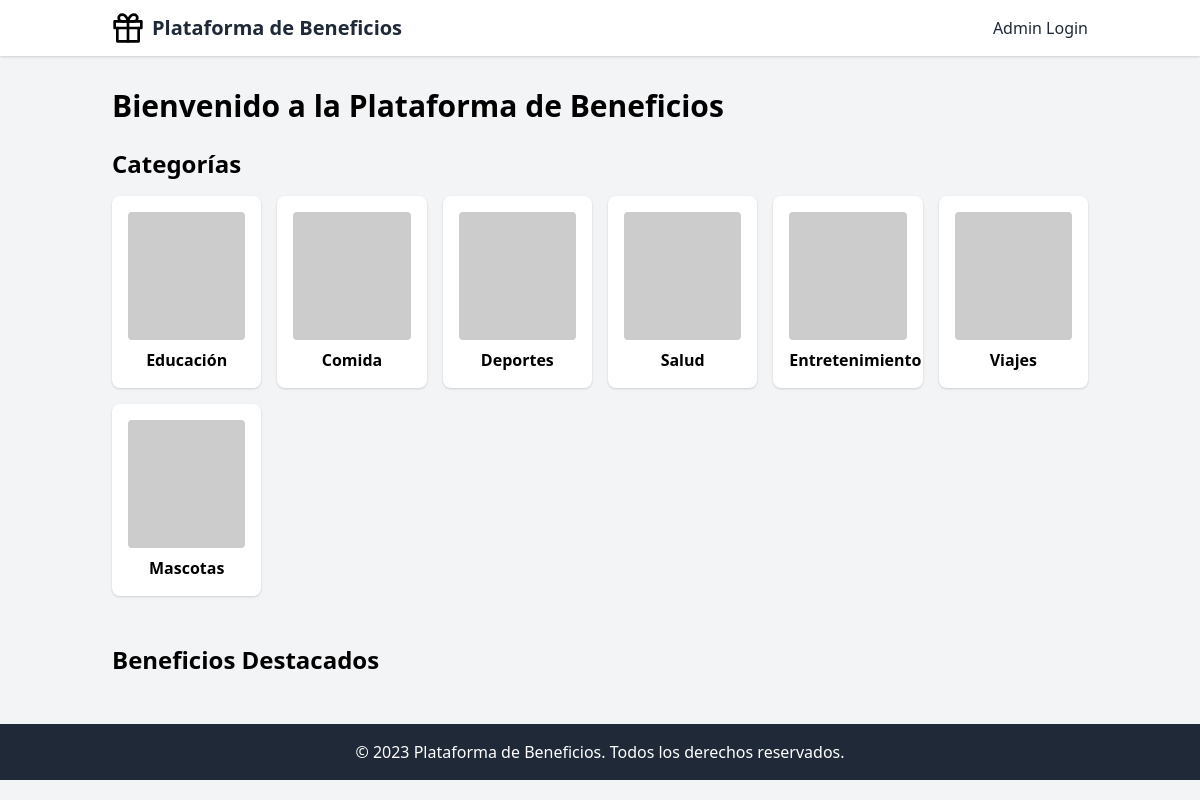
Before: / with the older database file.
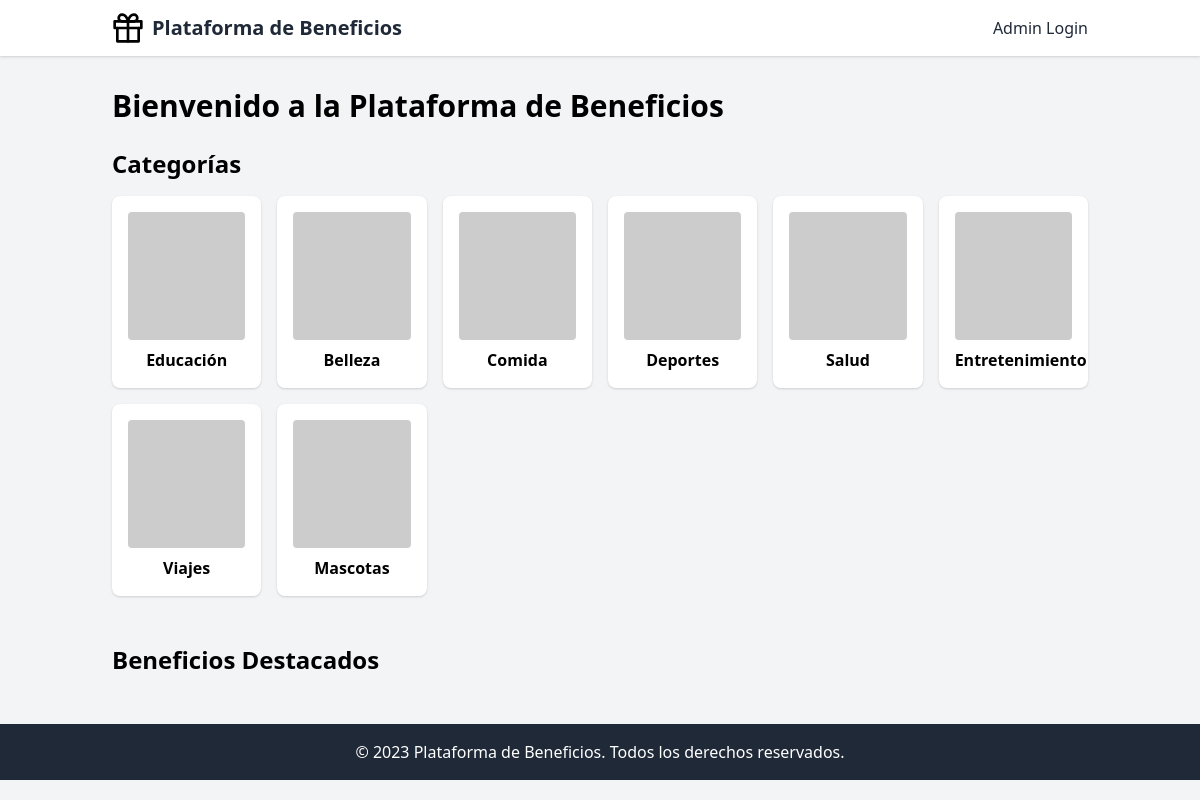
After: the same page with the newer database file.
### app/models.py (models this page shows)
class Category(db.Model):
    id = db.Column(db.Integer, primary_key=True)
    name = db.Column(db.String(64), index=True, unique=True)
    image_url = db.Column(db.String(256))
    benefits = db.relationship('Benefit', backref='category', lazy='dynamic')

### app/main/routes.py (the view)
@bp.route('/')
def index():
    categories = Category.query.all()
    featured_benefits = Benefit.query.filter_by(featured=True).limit(5).all()
    return render_template('index.html', categories=categories, featured_benefits=featured_benefits)

### templates/index.html (shortened to what this page needs)
{% extends "base.html" %}
{% block content %}
<h1 class="text-3xl font-bold mb-6">Bienvenido a la Plataforma de Beneficios</h1>
<section class="mb-12">
    <h2 class="text-2xl font-semibold mb-4">Categorías</h2>
    <div class="grid grid-cols-2 sm:grid-cols-3 md:grid-cols-4 lg:grid-cols-6 gap-4">
        {% for category in categories %}
        <a href="{{ url_for('main.category', id=category.id) }}" class="bg-white rounded-lg shadow p-4 text-center hover:shadow-md transition duration-300">
            <img src="{{ category.image_url }}" alt="{{ category.name }}" class="w-full h-32 object-cover mb-2 rounded">
            <h3 class="font-semibold">{{ category.name }}</h3>
        </a>
        {% endfor %}
    </div>
</section>
<section>
    <h2 class="text-2xl font-semibold mb-4">Beneficios Destacados</h2>
</section>
{% endblock %}

### templates/base.html (shortened to what this page needs)
<!DOCTYPE html>
<html lang="es">
<head>
    <link rel="stylesheet" href="{{ url_for('static', filename='css/tailwind.css') }}">
</head>
<body class="bg-gray-100">
    <header class="bg-white shadow">
        <nav class="container mx-auto px-6 py-3">
            <div class="flex justify-between items-center">
                <a href="{{ url_for('main.index') }}" class="text-xl font-bold text-gray-800 flex items-center">
                    <img src="{{ url_for('static', filename='img/logo.svg') }}" alt="Logo" class="h-8 w-8 mr-2">
                    Plataforma de Beneficios
                </a>
                <div>
                    {% if current_user.is_authenticated %}
                        <a href="{{ url_for('admin.dashboard') }}" class="text-gray-800 hover:text-gray-600 mr-4">Panel de Administración</a>
                        <a href="{{ url_for('auth.logout') }}" class="text-gray-800 hover:text-gray-600">Cerrar Sesión</a>
                    {% else %}
                        <a href="{{ url_for('auth.login') }}" class="text-gray-800 hover:text-gray-600">Admin Login</a>
                    {% endif %}
                </div>
            </div>
        </nav>
    </header>
    <main class="container mx-auto px-6 py-8">
        {% block content %}{% endblock %}
    </main>
    <footer class="bg-gray-800 text-white py-4">
        <div class="container mx-auto px-6 text-center">
            <p>&copy; 2023 Plataforma de Beneficios. Todos los derechos reservados.</p>
        </div>
    </footer>
</body>
</html>

Changed rows visible on the page:
added Category: name "Belleza"
